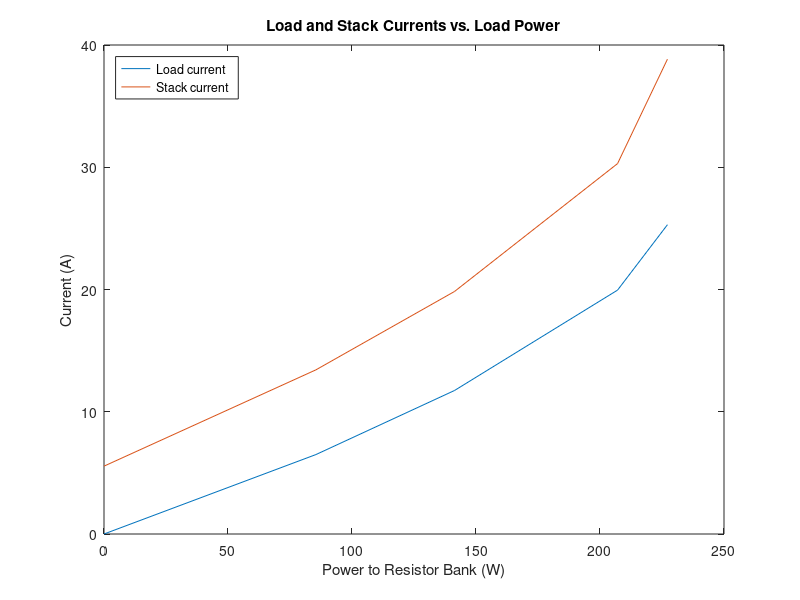

Recreate this plot in MATLAB. (Note: this script raises an error after producing the figure.)
clear all;
clc;
close all;

%% Part A1

% measured values (that is, TA data measured values!)
load = [1 2 3 4 5];
resistors = [0 1 2 3 4];
V_stack = [14.82 13.21 12.15 10.46 9.21]; %volts
I_stack = [5.55 13.43 19.84 30.3 38.84]; %amps
V_load = [14.77 13.15 12.04 10.38 8.98]; %volts
I_load = [0 6.5 11.74 19.95 25.3]; %amps

H2_flow = [2.5 4.3 6 10 14] .* (1/3600) * (.3048^3) * (.0899); %SCFH to kg/s
air_flow = [.6 .75 .75 1.1 1.3] .* (1/60) * (.3048^3) * (1.293); %SCFM to kg/s

T_air_in_stack = [49.2 48.7 48.7 49.9 52.3]; %celsius
T_air_out_stack = [46.6 46.4 46.4 47.7 50];
T_water_reservoir = [51 50.5 50.2 50.7 51.4];
T_water_in_stack = [51.1 50.4 50.3 50.9 51.3];
T_water_before_HeatExchange = [50.5 50.2 50.5 51.8 53.5];
T_stack = [48.2 47 47.1 47.6 49.4];
P_air_in = [.75 1 1.2 1.6 2]; %these are GAUGE!!!
P_H2_in = [1 1.1 1.1 1.1 1.1]; %GAUGE


%Plots for Part 1
P_load = I_load .* V_load; %watts
P_stack = I_stack .* V_stack; %watts
P_accessory = P_stack - P_load; %watts

figure
plot(P_load, I_load, P_load, I_stack);
xlabel('Power to Resistor Bank (W)');
ylabel('Current (A)');
title('Load and Stack Currents vs. Load Power');
legend('Load current', 'Stack current','Location','northwest');
set(gcf, 'color', 'w');
plotfixer; %% this must be added 

figure 
plot(P_load, V_load, P_load, V_stack);
xlabel('Power to Resistor Bank (W)');
ylabel('Potential/Voltage (V)');
title('Load and Stack Potentials vs. Load Power');
legend('Load potential', 'Stack potential','Location','southwest');
set(gcf, 'color', 'w');
plotfixer; 

figure
plot(P_load, P_stack, P_load, P_accessory); % need to put where net power is zero
xlabel('Power to Resistor Bank (W)');
ylabel('Power (W)');
title('Stack and Accessory Power vs. Load Power');
legend('Stack Power', 'Accessory Power');
set(gcf, 'color', 'w');
plotfixer;

figure 
plot(P_load, H2_flow, P_load, air_flow);
xlabel('Power to Resistor Bank (W)');
ylabel('Mass flow rate (kg/s)');
title('Mass flow rate of Hydrogen and Air vs. Load Power');
legend('Hydrogen gas', 'Air','Location','northwest');
set(gcf, 'color', 'w');
plotfixer; 

%% Part A2



% Lambda vs. I_load

MM.O2 = 32;
MM.N2 = 28.02;
MM.H = 1.008;
MM.H2 = 2 * MM.H;
MM.air = 28.97;

H2_flow_m_s = H2_flow ./ MM.H2 .* 1000;  %mol/sec
Air_flow_m_s = air_flow ./MM.air .* 1000; %mol/sec
lambda = Air_flow_m_s./H2_flow_m_s; %% check with TA 

figure 
plot(I_load, lambda)
xlabel('Load Current [volts]');
ylabel('\lambda')
plotfixer 

% n_1 vs. I_load

% [eta_LHV] = lucio[T_stack,P_air_in,P_H2_in,alpha,lambda];


% n_2 vs. I_load 

